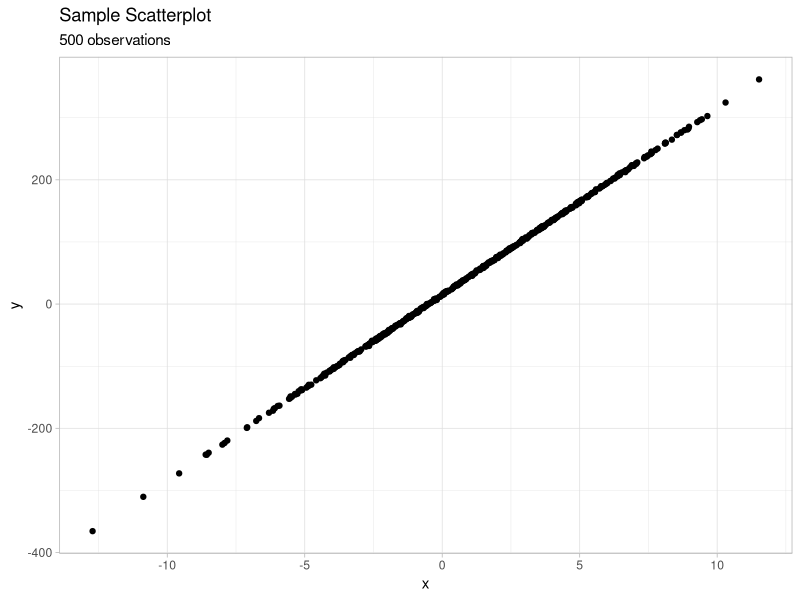
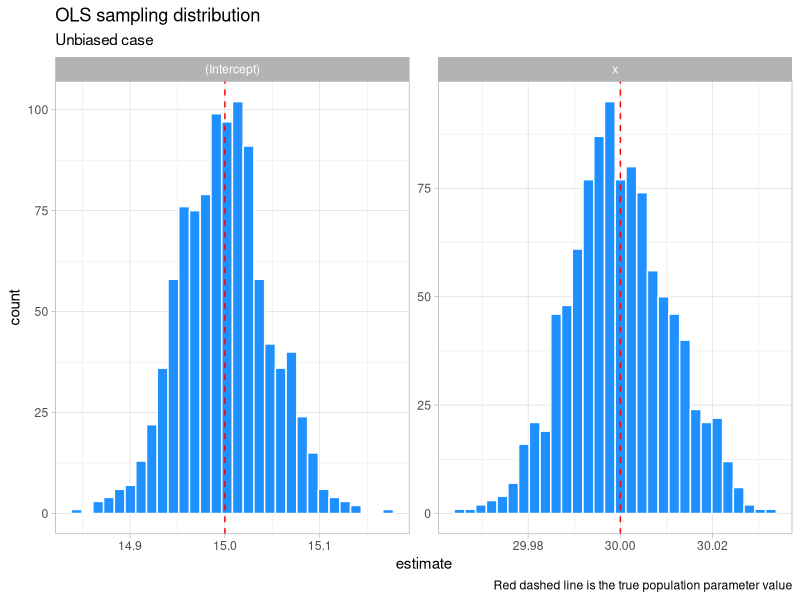

Source code (R) for these figures, in order:
## ---- chunk 1
library(dplyr)
library(ggplot2)
library(tidyr)
library(purrr)
theme_set(theme_light())
## ---- chunk 2
N = 1000000
x = rnorm(N, 1 , 4)
y = 15 + 30*x + rnorm(N, 0, 1)
population <- tibble(y,x) 
## ---- chunk 3
n <- 500
sample <- sample_n(population, n)
## ---- chunk 4
sample %>% 
  ggplot(aes(x,y)) +
  geom_point() + 
  labs(title = "Sample Scatterplot",
       subtitle = paste(n, "observations"))
## ---- chunk 5
set.seed(123)
temp <- list()
ntrials <- 1000
for (i in 1:ntrials){
  temp[[i]] <- sample_n(population, n)
}

samples <- tibble(data = temp, idx=1:ntrials)

## ---- chunk 6
DF_coeffs <- samples %>% 
  mutate(model = map(data, ~lm(y~x,data=.))) %>% 
  mutate(coeff = map(model, broom::tidy)) %>% 
  unnest(coeff)
DF_coeffs
## ---- chunk 7
DF_coeffs %>% 
  mutate(trueval = ifelse(term=="x", 30,15)) %>% 
  select(idx, term, estimate, trueval) %>% 
  ggplot(aes(x=estimate))+
  geom_histogram(fill="dodgerblue", color = "white")+
  geom_vline(aes(xintercept = trueval), linetype="dashed", color = "red")+
  facet_wrap(~term, scales="free")+
  labs(title = "OLS sampling distribution",
       subtitle = "Unbiased case",
       caption = "Red dashed line is the true population parameter value")
